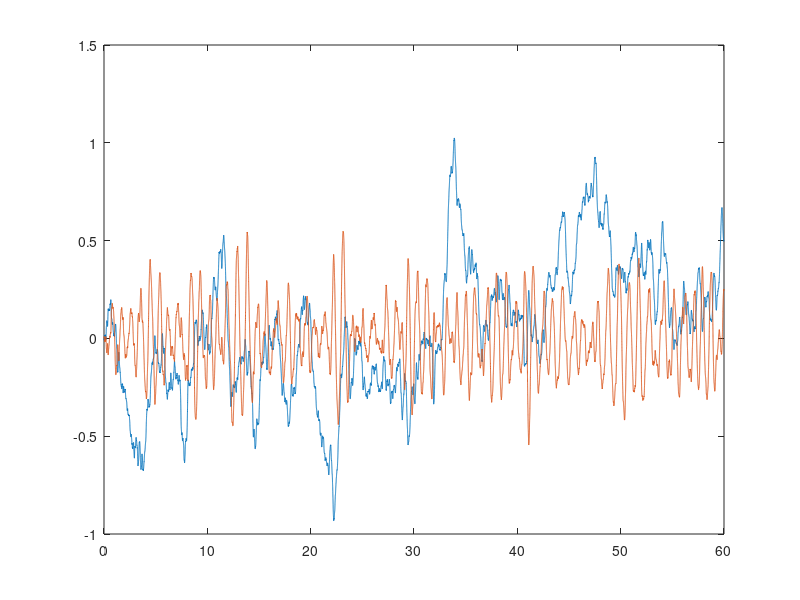

Write the MATLAB code that produced this figure. (Note: this script raises an error after producing the figure.)

%  Flat Output Search & Relative Degree ID - Script for Relatek
%  Date : 07 - 12 - 2019
%  Frank(Shangjie) Ma
%  ----------------------------------------------------------------------
%   - parallel computing config.
%   - Simulation & model selection
%   - Args config.
%   - RelaTek
%   - Plots

% clear 
% clc
%%
% parallel cpu computing
% localpc = parcluster('local');
% parpool('local',localpc.NumWorkers)
%%
%Simulation Config.
% 
% % sampling
% fs = 1000;  % Sample frequency
% tval = 20; % time for simulation
% 
% % reference
% dt = 1 / fs;         % step siz
% t = (0:dt:tval-dt)'; % time vector
% refin =  0.1*randn(1,size(t,1));   % random input
% %load('sim1_refin.mat','refin')
% %refin = chirp(t,1,t(end),500);
% % % linear output matrix
% % C = [1 0 0;0 0 1];
%  C = [1 0 0 0;0 0 1 0];
%%
% Model Selection for simulation

%[out,uin,t] = rdid_lnr_mdl_ivp(fs,tval,C,refin);      % inverted pendulum
%[out,uin,t] = rdid_lnr_mdl_3dsys(fs,tval,C,refin);    % 3d system
%[out,uin,t] = rdid_lnr_mdl_3dsp(fs,tval,C,refin);     % special 3d system
%[out,uin,t] = rdid_nonlnr_mdl_4d(fs,tval,C,refin);     % nonlinear 4d system
%[out,uin,t] = rdid_lnr_mdl_flexible_link(fs,tval,C,refin);
%%
%Exp. data
load('theta_exp_1k_60s_p1_use.mat')
load('alpha_exp_1k_60s_p1_use.mat')
% time vector
 t = theta(1,1:60000)';
%sampling
 fs = 1000;  % Sampling frequency
%reference
 dt = 1 / fs;         % step size

uin = theta(2,1:60000)';  % random input
out = [theta(3,1:60000);alpha(2,1:60000)];
plot(t,out(1,:),t,out(2,:))
%%
% Args Config.

% number of dimensions not required
% it is optional in function getrd to limit the highest relative degree 
 n = 4;

raw_data = out';
raw_input = uin;

% search settings for combination
srch_opts= {[-2,2],1/1000};  % {[start end],search step}
len_srch = size([srch_opts{1}(1):srch_opts{2}:srch_opts{1}(2)],2);

% data interval args
% mode = 'auto' or 'manul'
% for 'auto', a interval should be specified 
% arg list: {{mode,[interval(%)]}}
%crit_opts = {'manul',[]};
crit_opts = {'auto',[0.001 0.06]};

% optional windowing function. Default is Kasiver with beta 35
% win_opts = kaiser(size(t,1)/2+1,35);

win_opts = kaiser(5000,35);

% optional filter applying to raw output and input. Defalut empty.
% see MATLAB Signal Processing Toolbox
filt_opts =[];
%
plot_opts = -0.1;
%%
% core detection function - RelatTek
% returns ratios with relative degree of chosen output combinations
%========================================================================
tic
[rdval,combval,ptgval] = RelaTek(n,t,raw_data,raw_input,srch_opts,crit_opts,win_opts,filt_opts,plot_opts);
%[rdval,combval,ptgval] = RelaTek(n,t,raw_data,raw_input,srch_opts,crit_opts,win_opts,filt_opts);
toc
%%
% Plots
%========================================================================
maxrd = max(rdval);             % max rd
minrd = min(rdval);             
num_of_max_rd = find(rdval==maxrd); % possible ratio for max rd
if size(combval,1) ~= 1         % manul mode
    if (maxrd~=minrd)&&(size(num_of_max_rd,1)>1) 
        
        % confidence rate
        ptgcfdt= ptgval(num_of_max_rd)./sum(ptgval(num_of_max_rd));
        idx_of_max_ptgcfdt = find(ptgcfdt==max(ptgcfdt));
         
        target_list = combval(num_of_max_rd(1) + idx_of_max_ptgcfdt - 1);
        [~,target_idx] = min(abs(target_list));
        target_ratio = target_list(target_idx);
        figure(2)
        yyaxis left
        plot(combval,rdval)
        ylabel('Relative Degree')
        xlabel('Ratio')
        yyaxis right
        bar(combval(num_of_max_rd),ptgval(num_of_max_rd))
        ylabel('Confidence Rate')
        title('Relative Degree and Confidence Rate')
        
        figure(3)
        yyaxis left
        plot(combval(num_of_max_rd(1)-2:num_of_max_rd(end)),rdval(num_of_max_rd(1)-2:num_of_max_rd(end)))
        
        ylabel('Relative Degree')
        xlabel('Ratio')
        yyaxis right
        bar(combval(num_of_max_rd),ptgval(num_of_max_rd))
        ylabel('Confidence Rate')
        title('Relative Degree and Confidence Rate(Zoomed in)')
       
        target_ratio
        maxrd
        
    else                                         % if only one max rd 
        figure
        plot(combval,rdval)
        ylabel('Relative Degree')
        xlabel('Ratio')
        title('Relative Degree')
        
        target_ratio = combval(num_of_max_rd)
        maxrd
        
    end
end